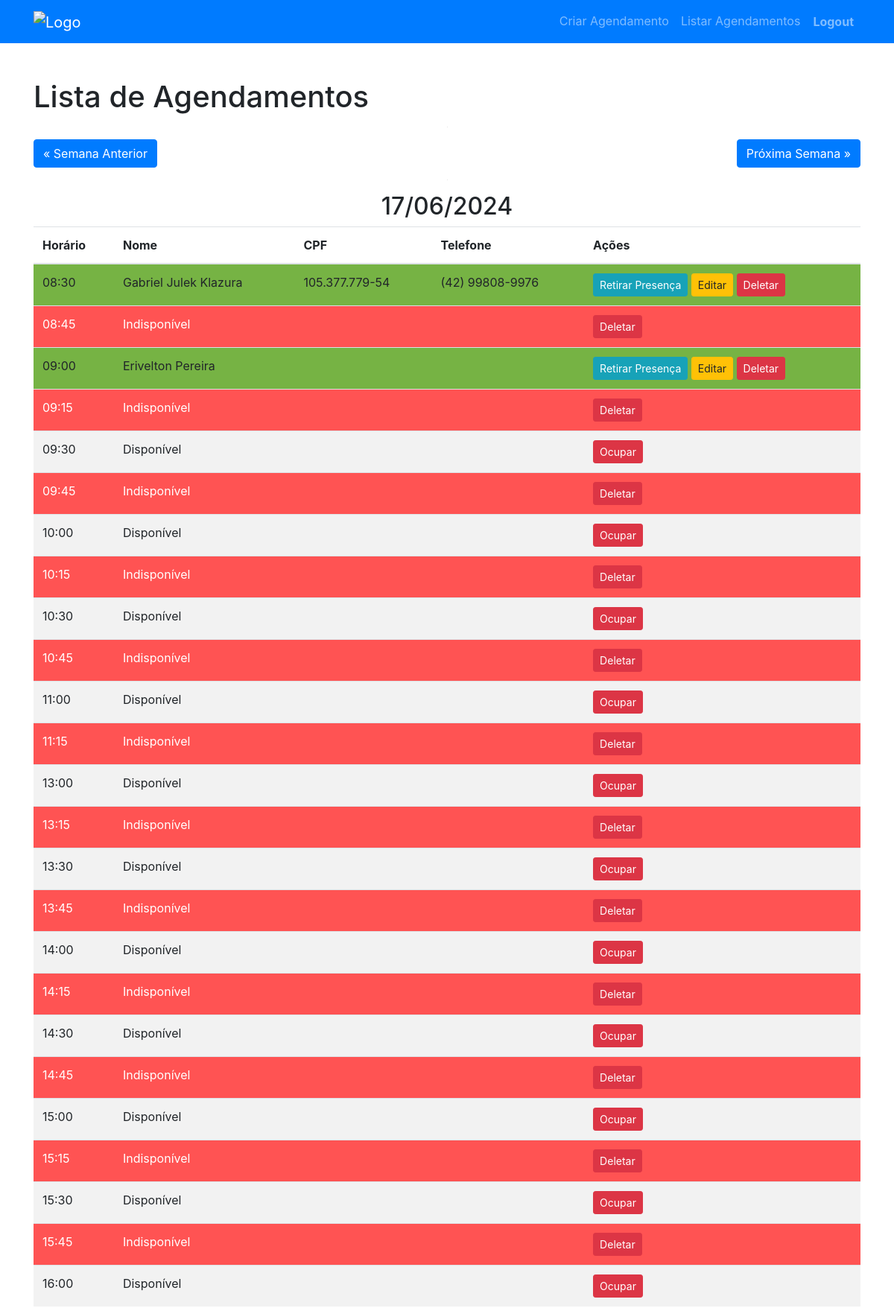
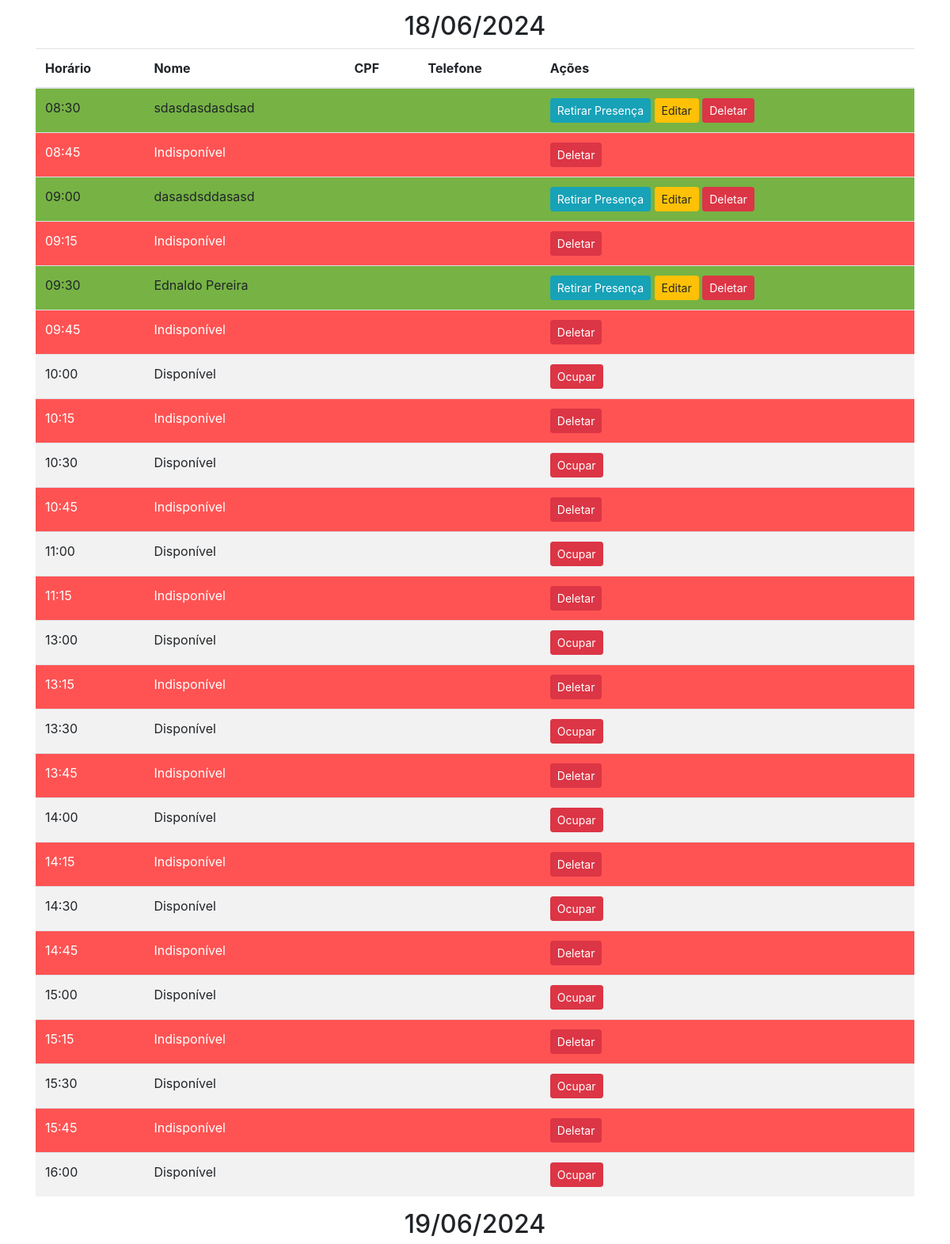
The page /listar/2024/25 (signed in, upper part) on the database its author committed (2 pictures, top to bottom).
### models.py (models this page shows)
class BaseModel(Model):
    class Meta:
        database = db

class Agendamento(BaseModel):
    nome = CharField(max_length=100)
    cpf = CharField(max_length=11, null=True)
    telefone = CharField(max_length=15, null=True)
    data = DateField()
    horario = TimeField()
    presence = BooleanField(default=False)  # Adicionando o campo presence

### app.py (the view)
@app.route('/listar', defaults={'year': None, 'week': None})
@app.route('/listar/<int:year>/<int:week>')
@login_required
def listar(year, week):
    today = date.today()
    if not year or not week:
        year, week = today.isocalendar()[0], today.isocalendar()[1]
    start_date = datetime.strptime(f'{year}-W{week}-1', "%Y-W%W-%w").date()
    agendamentos = Agendamento.select()
    slots = get_all_slots_for_week(start_date)
    slots_sorted = dict(sorted(slots.items()))
    csrf_form = CSRFTokenForm()  # Instanciar o formulário CSRFTokenForm
    return render_template('listar.html', agendamentos=agendamentos, slots=slots_sorted, datetime=datetime, year=year, week=week, csrf_form=csrf_form)

### app.py (called while the page is built)
def login_required(f):
    @wraps(f)
    def decorated_function(*args, **kwargs):
        if 'user_id' not in session:
            flash('Você precisa estar logado para acessar esta página.', 'warning')
            return redirect(url_for('login'))
        return f(*args, **kwargs)
    return decorated_function

### templates/listar.html (shortened to what this page needs)
{% extends "base.html" %}
{% block content %}
<div class="mt-5">
    <h1>Lista de Agendamentos</h1>
    <div class="d-flex justify-content-between">
        <a href="{{ url_for('listar', year=year, week=week-1 if week > 1 else 52) }}" class="btn btn-primary">&laquo; Semana Anterior</a>
        <a href="{{ url_for('listar', year=year, week=week+1 if week < 52 else 1) }}" class="btn btn-primary">Próxima Semana &raquo;</a>
    </div>
    {% for date, slots_info in slots.items() %}
    <div>
        <h2 class="text-center">{{ date.strftime('%d/%m/%Y') }}</h2>
        <table class="table table-striped">
            <thead>
                <tr>
                    <th>Horário</th>
                    <th>Nome</th>
                    <th>CPF</th>
                    <th>Telefone</th>
                    <th>Ações</th>
                </tr>
            </thead>
            <tbody>
                {% for slot in slots_info.times %}
                    {% if slot.agendamento %}
                        <tr class="{{ 'presence' if slot.agendamento.presence else 'indisponivel' if slot.agendamento.nome == 'Indisponível' else '' }}">
                            <td>{{ slot.time }}</td>
                            <td>{{ slot.agendamento.nome }}</td>
                            <td>{{ slot.agendamento.cpf or '' }}</td>
                            <td>{{ slot.agendamento.telefone or '' }}</td>
                            <td>
                                {% if slot.agendamento.nome != 'Indisponível' %}
                                <form action="{{ url_for('toggle_presence', id=slot.agendamento.id) }}" method="POST" style="display: inline;">
                                    <button type="submit" class="btn btn-info btn-sm">{{ 'Retirar Presença' if slot.agendamento.presence else 'Confirmar Presença' }}</button>
                                </form>
                                    <a href="{{ url_for('editar', id=slot.agendamento.id) }}" class="btn btn-warning btn-sm">Editar</a>
                                {% endif %}
                                <form action="{{ url_for('deletar', id=slot.agendamento.id) }}" method="POST" style="display: inline;">
                                    <button type="submit" class="btn btn-danger btn-sm" onclick="return confirm('Tem certeza que deseja deletar este agendamento?');">Deletar</button>
                                </form>
                            </td>
                        </tr>
                    {% else %}
                        <tr>
                            <td>{{ slot.time }}</td>
                            <td colspan="3">Disponível</td>
                            <td>
                                <form action="{{ url_for('ocupar', data=date.strftime('%Y-%m-%d'), horario=slot.time) }}" method="POST" style="display: inline;">
                                    <button type="submit" class="btn btn-danger btn-sm">Ocupar</button>
                                </form>
                            </td>
                        </tr>
                    {% endif %}
                {% endfor %}
            </tbody>
        </table>
    </div>
    {% endfor %}
</div>
{% endblock %}

### templates/listar.html (style rules this page uses)
.presence td { background-color: #76b344;; }
.indisponivel td { color: rgb(255, 255, 255); background-color: rgb(255, 83, 83); }

### rows shown on the page
Agendamento: agendamento.nome "Gabriel Julek Klazura", agendamento "105.377.779-54", agendamento "(42) 99808-9976", presence "Retirar Presença"
Agendamento: agendamento.nome "Indisponível"
Agendamento: agendamento.nome "Erivelton Pereira", presence "Retirar Presença"
Agendamento: agendamento.nome "Indisponível"
Agendamento: agendamento.nome "Indisponível"
Agendamento: agendamento.nome "Indisponível"
Agendamento: agendamento.nome "Indisponível"
Agendamento: agendamento.nome "Indisponível"
Agendamento: agendamento.nome "Indisponível"
Agendamento: agendamento.nome "Indisponível"
Agendamento: agendamento.nome "Indisponível"
Agendamento: agendamento.nome "Indisponível"
Agendamento: agendamento.nome "Indisponível"
Agendamento: agendamento.nome "Indisponível"
Agendamento: agendamento.nome "sdasdasdasdsad", presence "Retirar Presença"
Agendamento: agendamento.nome "Indisponível"
Agendamento: agendamento.nome "dasasdsddasasd", presence "Retirar Presença"
Agendamento: agendamento.nome "Indisponível"
Agendamento: agendamento.nome "Ednaldo Pereira", presence "Retirar Presença"
Agendamento: agendamento.nome "Indisponível"
Agendamento: agendamento.nome "Indisponível"
Agendamento: agendamento.nome "Indisponível"
Agendamento: agendamento.nome "Indisponível"
Agendamento: agendamento.nome "Indisponível"
Agendamento: agendamento.nome "Indisponível"
Agendamento: agendamento.nome "Indisponível"
Agendamento: agendamento.nome "Indisponível"
Agendamento: agendamento.nome "Indisponível"
Agendamento: agendamento.nome "Indisponível"

### other values the page prints
{{ date.strftime('%d/%m/%Y') }} "17/06/2024" "18/06/2024" "19/06/2024"
{{ slot.time }} "08:30" "08:45" "09:00" "09:15" "09:45" "10:15" "10:45" "11:15" "13:15" "13:45" "14:15" "14:45" "15:15" "15:45" "08:30" "08:45" "09:00" "09:15" "09:30" "09:45" "10:15" "10:45" "11:15" "13:15" "13:45" "14:15" "14:45" "15:15" "15:45"
{{ slot.time }} "09:30" "10:00" "10:30" "11:00" "13:00" "13:30" "14:00" "14:30" "15:00" "15:30" "16:00" "10:00" "10:30" "11:00" "13:00" "13:30" "14:00" "14:30" "15:00" "15:30" "16:00"
